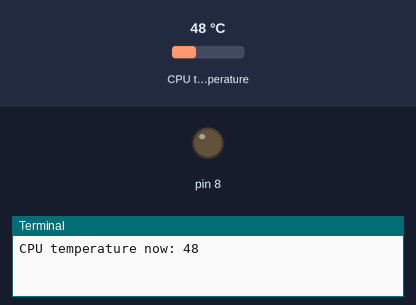
A program run on a simulated Raspberry Pi (header pin numbers). On the bench: output pins drawn as LEDs (lit = HIGH), the last lines printed to the terminal. The inputs (shaded band) are chosen by the test bench; at power-on: CPU temperature 48 °C.

Above: at 1.2 s.
1.3 s: CPU temperature set to 36 °C
6.2 s: CPU temperature set to 33 °C
At 11.0 s:
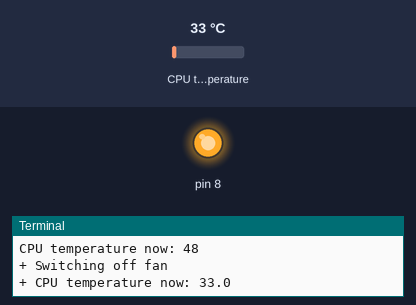
Timing chart, 0 to 12.5 s (numbered marks = the images above; inputs shaded):
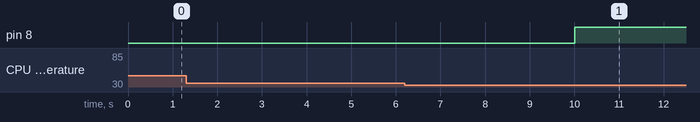

The program:

cpufan_watcher.py
```python
from gpiozero import CPUTemperature
import RPi.GPIO as GPIO
import time

max_threashold = float(55.0)
min_threashold = float(35.0)

GPIO.setmode(GPIO.BOARD)
GPIO.setup(8, GPIO.OUT)
state = not GPIO.input(8)

cpu = CPUTemperature()
print("CPU temperature now:", cpu.temperature)

def change_state(switch, state):
    print("+ Switching", switch, "fan")
    print("+ CPU temperature now:", cpu.temperature)
    GPIO.output(8, state)
    return not state

try:
    while 1:
        if cpu.temperature >= max_threashold and not state:
            state = change_state("on", state)

        elif cpu.temperature < min_threashold and state:
            state = change_state("off", state)

        else:
            time.sleep(5)

except KeyboardInterrupt:
    GPIO.cleanup()

except Exception as e:
    GPIO.cleanup()
    print(e)
```

Measured:
- the behaviour switches between 35 and 34 °C on CPU temperature (found by bisection; images 0 and 1)
- after the input at 1.3 s, every drawn part: stays the same
- after the input at 6.2 s, pin 8: LOW → HIGH after 3.8 s
